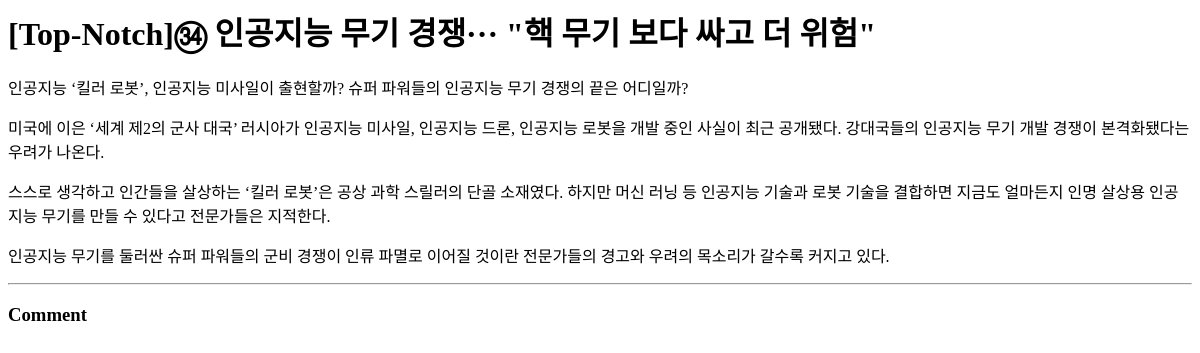
Before: /blog/1/ with the older database file.
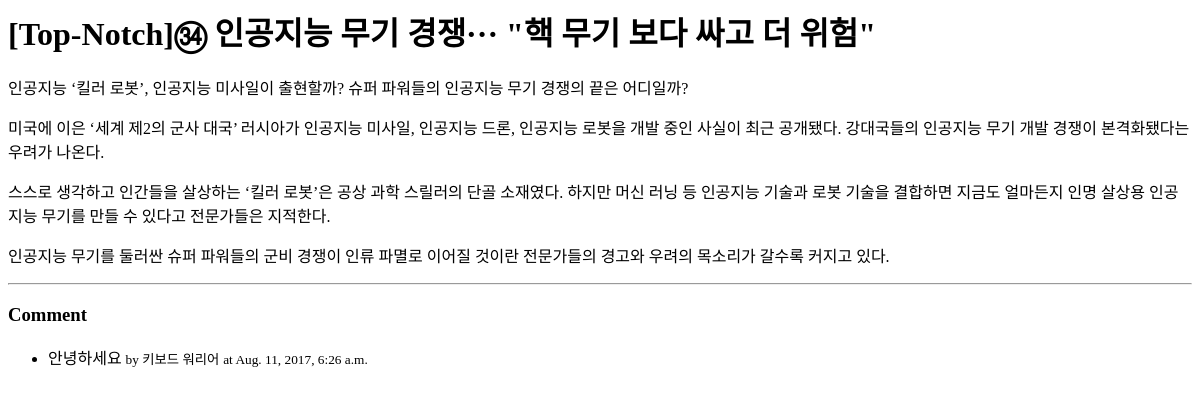
After: the same page with the newer database file.
### blog/models.py (models this page shows, shortened)
class Post(models.Model):
    STATUS_CHOICES =(
        ('d', 'Draft'),
        ('p', 'Published'),
        ('w', 'Withdrawn')
    )
    author = models.CharField(max_length=20) #blank 옵션을 주지 않았으므로 필수 필드
    title = models.CharField(max_length=100, verbose_name ='제목', help_text='포스팅 제목을 설정해 주세요, 최대 100자 내로 써주세요') #길이 제한이 있는 문자열
    content = models.TextField(verbose_name='내용')             #길이 제한이 없는 문자열
    tags = models.CharField(max_length=100, blank= True)
    lnglat = models.CharField(max_length=50, blank=True,
            validators=[lnglat_validator],
            help_text='경도/위도 포맷으로 입력해 주세여')
    status = models.CharField(max_length=1, choices=STATUS_CHOICES)
    created_at = models.DateTimeField(auto_now_add = True) # 생성 될 떄, 자동 저장
    updated_at = models.DateTimeField(auto_now=True)       # 갱신 될 때, 자동 갱신
    class Meta:
        ordering = ['-id']

class Comment(models.Model):
    post = models.ForeignKey(Post)
    author = models.CharField(max_length=20)
    message = models.TextField()
    created_at = models.DateTimeField(auto_now_add = True)
    updated_at = models.DateTimeField(auto_now=True)

### blog/views.py (the view)
# urls.py: url(r'^(?P<id>\d+)/$', views.post_detail),
def post_detail(request, id):
    post = get_object_or_404(Post,id=id)
    return render(request, 'blog/post_detail.html', {'post': post})

### blog/templates/blog/post_detail.html (shortened to what this page needs)
<!doctype>
<html>
<head>
</head>
<body>
     <h1> {{post.title}}</h1>
     {{post.content|linebreaks}}
     <hr />
     <h3> Comment </h3>
     <ul>
     {%for comment in post.comment_set.all %}
        <li>
          {{comment.message}}
          <small> by {{comment.author}}</small>
          <small> at {{comment.created_at}}</small>
        </li>
    {%endfor%}
     </ul>
</body>
</html>

Changed rows visible on the page:
added Comment: message "안녕하세요", author "키보드 워리어", created_at "Aug. 11, 2017, 6:26 a.m."
